Frame 1 (no input): blank canvas, image omitted
Frame 60 (the mouse pressed at the canvas centre just before this capture): blank canvas, image omitted
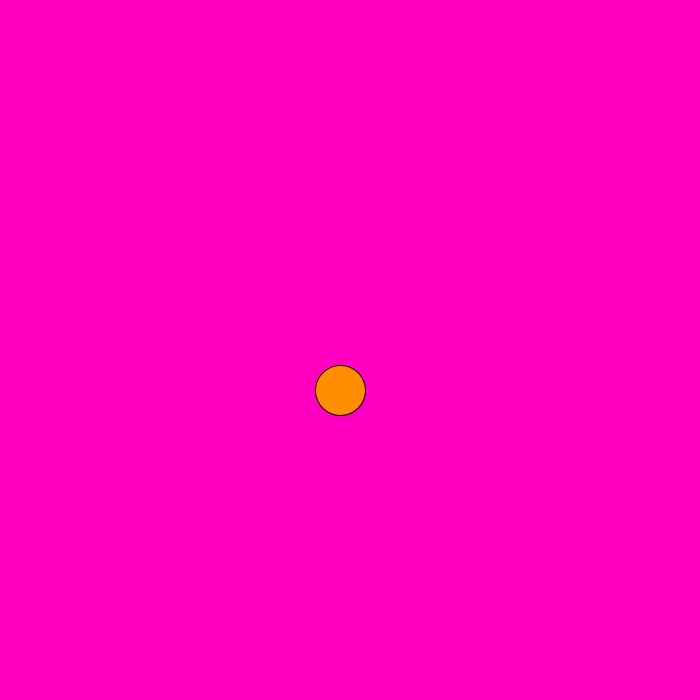
Frame 120 (the mouse held since frame 60 and released just before this capture)

The Processing sketch whose frames 1 and 60 were blank and that drew this single picture after the mouse press (run headless with seeded random() and noise(); from frame 60 on, the mouse is pressed at the canvas centre):

// Processing sketch: processing_147208
// ── processing_147208.pde

float click =0;

void setup() {
  size (700, 700);
}

void draw() 
{
  background (#FF00C0);
  if (click >= 1) {  
    fill (#FF8D00); 
    ellipse (340, 390, 50, 50);
  }//Orange
  if (click >= 2) { 
    fill (500, 0, 0); 
    ellipse (200, 410, 50, 50);
  }//Apple
  if (click >= 4) { 
    fill (0, 450, 0); 
    ellipse (410, 460, 175, 100);
  }//Watermelon
  if (click >= 5) {
    fill (0, 450, 0);
    ellipse (300, 515, 175, 100);
  }//Watermelon
  if (click >= 6) {
    fill (#FF8D00);
    ellipse (200, 480, 50, 50);
  }//Orange 
  if (click >= 7) {
    fill (#E9ED13);
    ellipse (520, 495, 50, 50);
  }//Lemon
  if (click >= 8) {
    fill (500, 0, 0);
    ellipse (440, 515, 50, 50);
  }//Apple
  if (click >= 9) {
    fill (0, 450, 0);
    ellipse (491, 528, 50, 50);
    fill (0, 0, 0);
    ellipse (491, 528, 10, 20);
  }//Kiwi
  if (click >= 3) {
    fill (0, 450, 0);
    ellipse (310, 425, 175, 100);
  }//Watermelon
  if (click >= 10) {
    fill (#000000);
    rect (180,550,400,200);
   
  }

}



void mousePressed()
{ 
  click = click +1; 
  ellipse (200, 410, 50, 50);//Apple
  ellipse (410, 460, 175, 100);//Watermelon
  ellipse (300, 515, 175, 100);//Watermelon
  ellipse (200, 480, 50, 50);//Orange
  ellipse (520, 495, 50, 50);//Lemon
  ellipse (440, 515, 50, 50);//Apple
}
